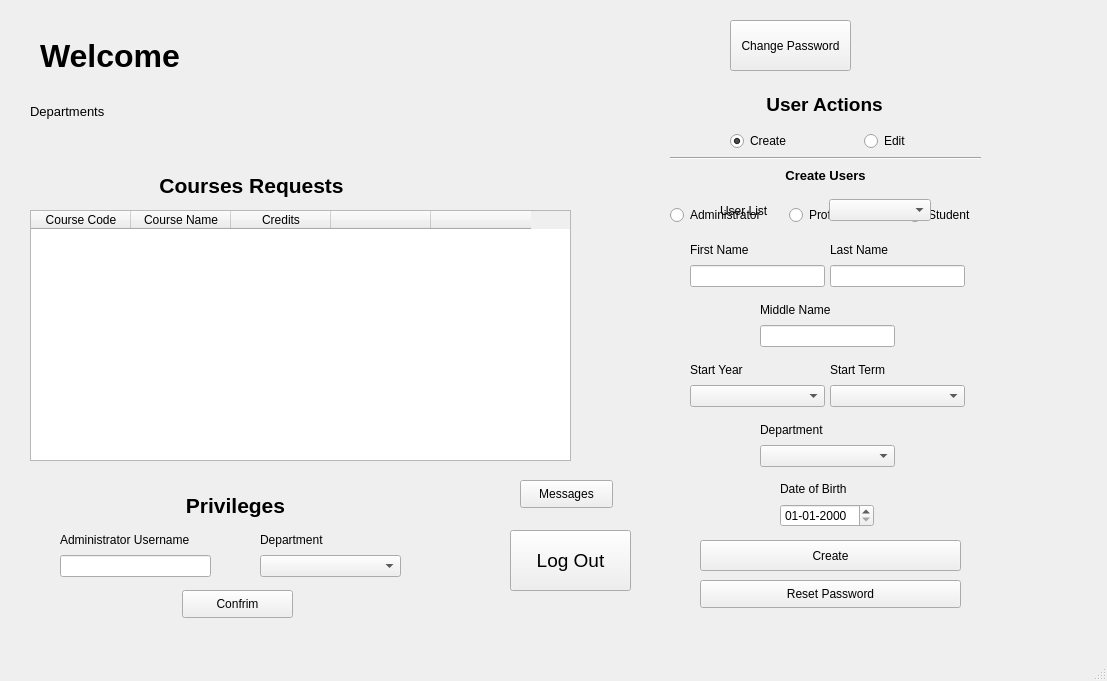
<?xml version="1.0" encoding="UTF-8"?>
<ui version="4.0">
 <class>SystemWindowAdminstrator</class>
 <widget class="QMainWindow" name="SystemWindowAdminstrator">
  <property name="geometry">
   <rect>
    <x>0</x>
    <y>0</y>
    <width>1107</width>
    <height>681</height>
   </rect>
  </property>
  <property name="windowTitle">
   <string>MainWindow</string>
  </property>
  <widget class="QWidget" name="centralwidget">
   <widget class="QLabel" name="label_welcome">
    <property name="geometry">
     <rect>
      <x>40</x>
      <y>30</y>
      <width>871</width>
      <height>51</height>
     </rect>
    </property>
    <property name="font">
     <font>
      <pointsize>24</pointsize>
      <weight>75</weight>
      <bold>true</bold>
     </font>
    </property>
    <property name="text">
     <string>Welcome</string>
    </property>
   </widget>
   <widget class="QWidget" name="widget" native="true">
    <property name="geometry">
     <rect>
      <x>30</x>
      <y>160</y>
      <width>541</width>
      <height>301</height>
     </rect>
    </property>
    <widget class="QLabel" name="label">
     <property name="geometry">
      <rect>
       <x>6</x>
       <y>10</y>
       <width>431</width>
       <height>31</height>
      </rect>
     </property>
     <property name="font">
      <font>
       <pointsize>16</pointsize>
       <weight>75</weight>
       <bold>true</bold>
      </font>
     </property>
     <property name="text">
      <string>Courses Requests</string>
     </property>
     <property name="alignment">
      <set>Qt::AlignCenter</set>
     </property>
    </widget>
    <widget class="QTableWidget" name="tableCourseRequests">
     <property name="geometry">
      <rect>
       <x>0</x>
       <y>50</y>
       <width>541</width>
       <height>251</height>
      </rect>
     </property>
     <property name="editTriggers">
      <set>QAbstractItemView::NoEditTriggers</set>
     </property>
     <column>
      <property name="text">
       <string>Course Code</string>
      </property>
     </column>
     <column>
      <property name="text">
       <string>Course Name</string>
      </property>
     </column>
     <column>
      <property name="text">
       <string>Credits</string>
      </property>
     </column>
     <column>
      <property name="text">
       <string/>
      </property>
     </column>
     <column>
      <property name="text">
       <string/>
      </property>
     </column>
    </widget>
   </widget>
   <widget class="QWidget" name="widget_2" native="true">
    <property name="geometry">
     <rect>
      <x>670</x>
      <y>80</y>
      <width>311</width>
      <height>541</height>
     </rect>
    </property>
    <widget class="QLabel" name="labelUserAction">
     <property name="geometry">
      <rect>
       <x>0</x>
       <y>80</y>
       <width>311</width>
       <height>31</height>
      </rect>
     </property>
     <property name="font">
      <font>
       <pointsize>10</pointsize>
       <weight>75</weight>
       <bold>true</bold>
      </font>
     </property>
     <property name="text">
      <string>Create Users</string>
     </property>
     <property name="alignment">
      <set>Qt::AlignCenter</set>
     </property>
    </widget>
    <widget class="QWidget" name="userTypesWidget" native="true">
     <property name="geometry">
      <rect>
       <x>0</x>
       <y>105</y>
       <width>351</width>
       <height>61</height>
      </rect>
     </property>
     <layout class="QHBoxLayout" name="hLayoutUserType">
      <item>
       <widget class="QRadioButton" name="rbAdministrator">
        <property name="text">
         <string>Administrator</string>
        </property>
       </widget>
      </item>
      <item>
       <widget class="QRadioButton" name="rbProfessor">
        <property name="text">
         <string>Professor</string>
        </property>
       </widget>
      </item>
      <item>
       <widget class="QRadioButton" name="rbStudent">
        <property name="toolTipDuration">
         <number>-1</number>
        </property>
        <property name="layoutDirection">
         <enum>Qt::LeftToRight</enum>
        </property>
        <property name="text">
         <string>Student</string>
        </property>
       </widget>
      </item>
     </layout>
    </widget>
    <widget class="QWidget" name="widget_3" native="true">
     <property name="geometry">
      <rect>
       <x>10</x>
       <y>150</y>
       <width>291</width>
       <height>381</height>
      </rect>
     </property>
     <widget class="QPushButton" name="pbAction">
      <property name="geometry">
       <rect>
        <x>20</x>
        <y>310</y>
        <width>261</width>
        <height>31</height>
       </rect>
      </property>
      <property name="text">
       <string>Create</string>
      </property>
     </widget>
     <widget class="QWidget" name="layoutWidget">
      <property name="geometry">
       <rect>
        <x>10</x>
        <y>10</y>
        <width>135</width>
        <height>47</height>
       </rect>
      </property>
      <layout class="QVBoxLayout" name="verticalLayout_2">
       <item>
        <widget class="QLabel" name="label_4">
         <property name="text">
          <string>First Name</string>
         </property>
        </widget>
       </item>
       <item>
        <widget class="QLineEdit" name="leFirstName"/>
       </item>
      </layout>
     </widget>
     <widget class="QWidget" name="layoutWidget">
      <property name="geometry">
       <rect>
        <x>150</x>
        <y>10</y>
        <width>135</width>
        <height>47</height>
       </rect>
      </property>
      <layout class="QVBoxLayout" name="verticalLayout">
       <item>
        <widget class="QLabel" name="label_3">
         <property name="text">
          <string>Last Name</string>
         </property>
        </widget>
       </item>
       <item>
        <widget class="QLineEdit" name="leLastName"/>
       </item>
      </layout>
     </widget>
     <widget class="QWidget" name="layoutWidget_2">
      <property name="geometry">
       <rect>
        <x>80</x>
        <y>190</y>
        <width>135</width>
        <height>47</height>
       </rect>
      </property>
      <layout class="QVBoxLayout" name="verticalLayout_3">
       <item>
        <widget class="QLabel" name="label_5">
         <property name="text">
          <string>Department</string>
         </property>
        </widget>
       </item>
       <item>
        <widget class="QComboBox" name="cbDepartmentUser"/>
       </item>
      </layout>
     </widget>
     <widget class="QWidget" name="layoutWidget">
      <property name="geometry">
       <rect>
        <x>100</x>
        <y>250</y>
        <width>94</width>
        <height>47</height>
       </rect>
      </property>
      <layout class="QVBoxLayout" name="verticalLayout_5">
       <item>
        <widget class="QLabel" name="label_7">
         <property name="text">
          <string>Date of Birth</string>
         </property>
        </widget>
       </item>
       <item>
        <widget class="QDateEdit" name="dateEditDateOfBirth">
         <property name="displayFormat">
          <string>dd-MM-yyyy</string>
         </property>
        </widget>
       </item>
      </layout>
     </widget>
     <widget class="QWidget" name="layoutWidget_5">
      <property name="geometry">
       <rect>
        <x>10</x>
        <y>130</y>
        <width>135</width>
        <height>47</height>
       </rect>
      </property>
      <layout class="QVBoxLayout" name="verticalLayout_8">
       <item>
        <widget class="QLabel" name="label_12">
         <property name="text">
          <string>Start Year</string>
         </property>
        </widget>
       </item>
       <item>
        <widget class="QComboBox" name="cbStartYear"/>
       </item>
      </layout>
     </widget>
     <widget class="QWidget" name="layoutWidget_6">
      <property name="geometry">
       <rect>
        <x>150</x>
        <y>130</y>
        <width>135</width>
        <height>47</height>
       </rect>
      </property>
      <layout class="QVBoxLayout" name="verticalLayout_9">
       <item>
        <widget class="QLabel" name="label_13">
         <property name="text">
          <string>Start Term</string>
         </property>
        </widget>
       </item>
       <item>
        <widget class="QComboBox" name="cbStartTerm"/>
       </item>
      </layout>
     </widget>
     <widget class="QWidget" name="layoutWidget_7">
      <property name="geometry">
       <rect>
        <x>80</x>
        <y>70</y>
        <width>135</width>
        <height>47</height>
       </rect>
      </property>
      <layout class="QVBoxLayout" name="verticalLayout_10">
       <item>
        <widget class="QLabel" name="label_14">
         <property name="text">
          <string>Middle Name</string>
         </property>
        </widget>
       </item>
       <item>
        <widget class="QLineEdit" name="leMiddleName"/>
       </item>
      </layout>
     </widget>
     <widget class="QPushButton" name="pbResetPassword">
      <property name="geometry">
       <rect>
        <x>20</x>
        <y>350</y>
        <width>261</width>
        <height>28</height>
       </rect>
      </property>
      <property name="text">
       <string>Reset Password</string>
      </property>
     </widget>
     <zorder>layoutWidget</zorder>
     <zorder>pbAction</zorder>
     <zorder>layoutWidget</zorder>
     <zorder>layoutWidget</zorder>
     <zorder>layoutWidget_2</zorder>
     <zorder>layoutWidget_5</zorder>
     <zorder>layoutWidget_6</zorder>
     <zorder>layoutWidget_7</zorder>
     <zorder>pbResetPassword</zorder>
    </widget>
    <widget class="QWidget" name="layoutWidget">
     <property name="geometry">
      <rect>
       <x>60</x>
       <y>50</y>
       <width>261</width>
       <height>22</height>
      </rect>
     </property>
     <layout class="QHBoxLayout" name="horizontalLayout_3">
      <item>
       <widget class="QRadioButton" name="rbCreate">
        <property name="text">
         <string>Create</string>
        </property>
        <property name="checked">
         <bool>true</bool>
        </property>
       </widget>
      </item>
      <item>
       <widget class="QRadioButton" name="rbEdit">
        <property name="text">
         <string>Edit</string>
        </property>
       </widget>
      </item>
     </layout>
    </widget>
    <widget class="QLabel" name="label_2">
     <property name="geometry">
      <rect>
       <x>4</x>
       <y>9</y>
       <width>301</width>
       <height>31</height>
      </rect>
     </property>
     <property name="font">
      <font>
       <pointsize>14</pointsize>
       <weight>75</weight>
       <bold>true</bold>
      </font>
     </property>
     <property name="text">
      <string>User Actions</string>
     </property>
     <property name="alignment">
      <set>Qt::AlignCenter</set>
     </property>
    </widget>
    <widget class="QWidget" name="userListWidget" native="true">
     <property name="geometry">
      <rect>
       <x>50</x>
       <y>100</y>
       <width>211</width>
       <height>61</height>
      </rect>
     </property>
     <layout class="QHBoxLayout" name="hLayoutUserList">
      <item>
       <widget class="QLabel" name="label_6">
        <property name="text">
         <string>User List</string>
        </property>
       </widget>
      </item>
      <item>
       <widget class="QComboBox" name="cbUserList"/>
      </item>
     </layout>
    </widget>
    <widget class="Line" name="line">
     <property name="geometry">
      <rect>
       <x>0</x>
       <y>70</y>
       <width>311</width>
       <height>16</height>
      </rect>
     </property>
     <property name="orientation">
      <enum>Qt::Horizontal</enum>
     </property>
    </widget>
   </widget>
   <widget class="QWidget" name="layoutWidget">
    <property name="geometry">
     <rect>
      <x>30</x>
      <y>100</y>
      <width>541</width>
      <height>23</height>
     </rect>
    </property>
    <layout class="QHBoxLayout" name="horizontalLayout_2">
     <item>
      <widget class="QLabel" name="label_8">
       <property name="font">
        <font>
         <pointsize>10</pointsize>
        </font>
       </property>
       <property name="lineWidth">
        <number>1</number>
       </property>
       <property name="text">
        <string>Departments</string>
       </property>
      </widget>
     </item>
     <item>
      <widget class="QLabel" name="label_departments">
       <property name="font">
        <font>
         <pointsize>10</pointsize>
        </font>
       </property>
       <property name="text">
        <string/>
       </property>
      </widget>
     </item>
    </layout>
   </widget>
   <widget class="QWidget" name="widget_4" native="true">
    <property name="geometry">
     <rect>
      <x>50</x>
      <y>480</y>
      <width>361</width>
      <height>141</height>
     </rect>
    </property>
    <widget class="QWidget" name="layoutWidget_4">
     <property name="geometry">
      <rect>
       <x>210</x>
       <y>50</y>
       <width>141</width>
       <height>47</height>
      </rect>
     </property>
     <layout class="QVBoxLayout" name="verticalLayout_6">
      <item>
       <widget class="QLabel" name="label_9">
        <property name="text">
         <string>Department</string>
        </property>
       </widget>
      </item>
      <item>
       <widget class="QComboBox" name="cbDepartmentAdmin"/>
      </item>
     </layout>
    </widget>
    <widget class="QLabel" name="label_11">
     <property name="geometry">
      <rect>
       <x>0</x>
       <y>10</y>
       <width>371</width>
       <height>31</height>
      </rect>
     </property>
     <property name="font">
      <font>
       <pointsize>16</pointsize>
       <weight>75</weight>
       <bold>true</bold>
      </font>
     </property>
     <property name="text">
      <string>Privileges</string>
     </property>
     <property name="alignment">
      <set>Qt::AlignCenter</set>
     </property>
    </widget>
    <widget class="QPushButton" name="pbConfirmPriviliges">
     <property name="geometry">
      <rect>
       <x>132</x>
       <y>110</y>
       <width>111</width>
       <height>28</height>
      </rect>
     </property>
     <property name="text">
      <string>Confrim</string>
     </property>
    </widget>
    <widget class="QWidget" name="layoutWidget">
     <property name="geometry">
      <rect>
       <x>10</x>
       <y>50</y>
       <width>151</width>
       <height>47</height>
      </rect>
     </property>
     <layout class="QVBoxLayout" name="verticalLayout_7">
      <item>
       <widget class="QLabel" name="label_10">
        <property name="text">
         <string>Administrator Username</string>
        </property>
       </widget>
      </item>
      <item>
       <widget class="QLineEdit" name="leAdminUsername"/>
      </item>
     </layout>
    </widget>
   </widget>
   <widget class="QPushButton" name="pbLogout">
    <property name="geometry">
     <rect>
      <x>510</x>
      <y>530</y>
      <width>121</width>
      <height>61</height>
     </rect>
    </property>
    <property name="font">
     <font>
      <pointsize>14</pointsize>
     </font>
    </property>
    <property name="text">
     <string>Log Out</string>
    </property>
   </widget>
   <widget class="QPushButton" name="pushButton">
    <property name="geometry">
     <rect>
      <x>520</x>
      <y>480</y>
      <width>93</width>
      <height>28</height>
     </rect>
    </property>
    <property name="text">
     <string>Messages</string>
    </property>
   </widget>
   <widget class="QPushButton" name="pbChangePassword">
    <property name="geometry">
     <rect>
      <x>730</x>
      <y>20</y>
      <width>121</width>
      <height>51</height>
     </rect>
    </property>
    <property name="text">
     <string>Change Password</string>
    </property>
   </widget>
  </widget>
  <widget class="QMenuBar" name="menubar">
   <property name="geometry">
    <rect>
     <x>0</x>
     <y>0</y>
     <width>1107</width>
     <height>26</height>
    </rect>
   </property>
  </widget>
  <widget class="QStatusBar" name="statusbar"/>
 </widget>
 <resources/>
 <connections/>
</ui>
